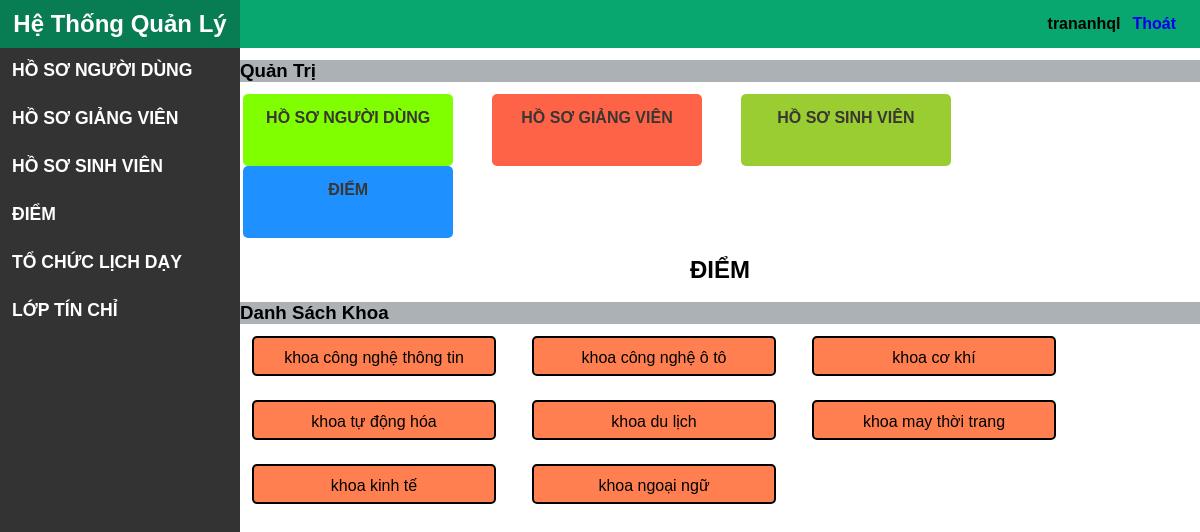
/Diem (signed in), run on the app's committed database.
### tables this page shows
CREATE TABLE `khoa` (
  `makhoa` varchar(20) NOT NULL,
  `tenkhoa` varchar(100) DEFAULT NULL,
  `namthanhlap` int(11) DEFAULT NULL
);

### mvc/core/Controller.php (called while the page is built, shortened)
<?php
class Controller
{
    public function view($view, $data = [])
    {
        require_once "./mvc/views/" . $view . ".php";
    }
}

### mvc/controllers/Diem.php (called while the page is built, shortened)
<?php
class Diem extends Controller
{
    public function SayHi()
    {
        $daoKhoa = $this->model("DaoKhoa");
        $arrKhoa = $daoKhoa->layKhoa();
        $this->view("LayoutQuanTri", ["page" => "DiemXemKhoa", "css" => "GVXemKhoa", "arrKhoa" => $arrKhoa]);
    }
}

### mvc/core/App.php (called while the page is built, shortened)
<?php
class App
{
   protected $action = "SayHi";
   protected $params = [];
   function __construct()
   {
      $arr = $this->UrlProcess();
      $this->controller=new $this->controller;
      unset($arr[0]);
      unset($arr[1]);
      if (isset($arr)) {
         $this->params = $arr;
      } else {
         $this->params = [];
      }
      call_user_func_array([$this->controller,$this->action],$this->params);
   }
   function UrlProcess()
   {
      if (isset($_GET['url'])) {
         return explode('/', filter_var(trim($_GET['url'], '/')));
      }
   }
}

### index.php (called while the page is built, shortened)
<?php
$myApp = new App();

### mvc/core/DB.php (called while the page is built, shortened)
<?php
class DB
{
    protected $serverName = "localhost";
    protected $userName = "root";
    protected $password = "";
    function __construct()
    {
        $this->conn=mysqli_connect($this->serverName,$this->userName,$this->password);
     }
}

### mvc/models/DaoKhoa.php (called while the page is built)
<?php
class DaoKhoa extends DB
{
    public function layKhoa()
    {
        $array = [];
        $sql = "SELECT * FROM khoa";
        $result = mysqli_query($this->conn, $sql);
        while ($row = mysqli_fetch_assoc($result)) {
            $array[] = $row;
        }
        return $array;
    }
}

### mvc/views/pages/DiemXemKhoa.php (the view)
<div class="content-main">
    <h2>ĐIỂM</h2>
    <h3>Danh Sách Khoa</h3>
    <ul>
        <?php
        $dem = count($data["arrKhoa"]);
        for ($i = 0; $i < $dem; $i++) {
            echo '<a href="Diem/LayLop/' . $data["arrKhoa"][$i]["makhoa"] . '"><li>' . $data["arrKhoa"][$i]["tenkhoa"] . '</li></a>';
        }
        ?>
    </ul>
</div>

### public/css/QuanTri.css (style rules this page uses)
* { margin: 0px; padding: 0px; }
body { font-size: 1em; font-family: Helvetica, sans-serif; background-color: white; }
a { text-decoration: none; }
ul { list-style: none; }
.content .content-admin h3 { margin: 1vw 0vw; }

### public/css/GVXemKhoa.css (style rules this page uses)
.content-main h3 { background-color: rgb(172, 177, 182); }
.content-main h2 { margin: 1.5vw 0vw; text-align: center; }
.content-main ul li { display: inline-block; width: 25%; background-color: coral; height: 3vw; margin-right: 2vw; margin-bottom: 2vw; border-radius: 5px; margin-left: 1vw; text-align: center; line-height: 2.5em; color: black; border: 2px solid black; }

### data on the page
khoa: tenkhoa "khoa công nghệ thông tin"
khoa: tenkhoa "khoa công nghệ ô tô"
khoa: tenkhoa "khoa cơ khí"
khoa: tenkhoa "khoa tự động hóa"
khoa: tenkhoa "khoa du lịch"
khoa: tenkhoa "khoa may thời trang"
khoa: tenkhoa "khoa kinh tế"
khoa: tenkhoa "khoa ngoại ngữ"

### other printed values
$_SESSION['user'] "trananhql"
